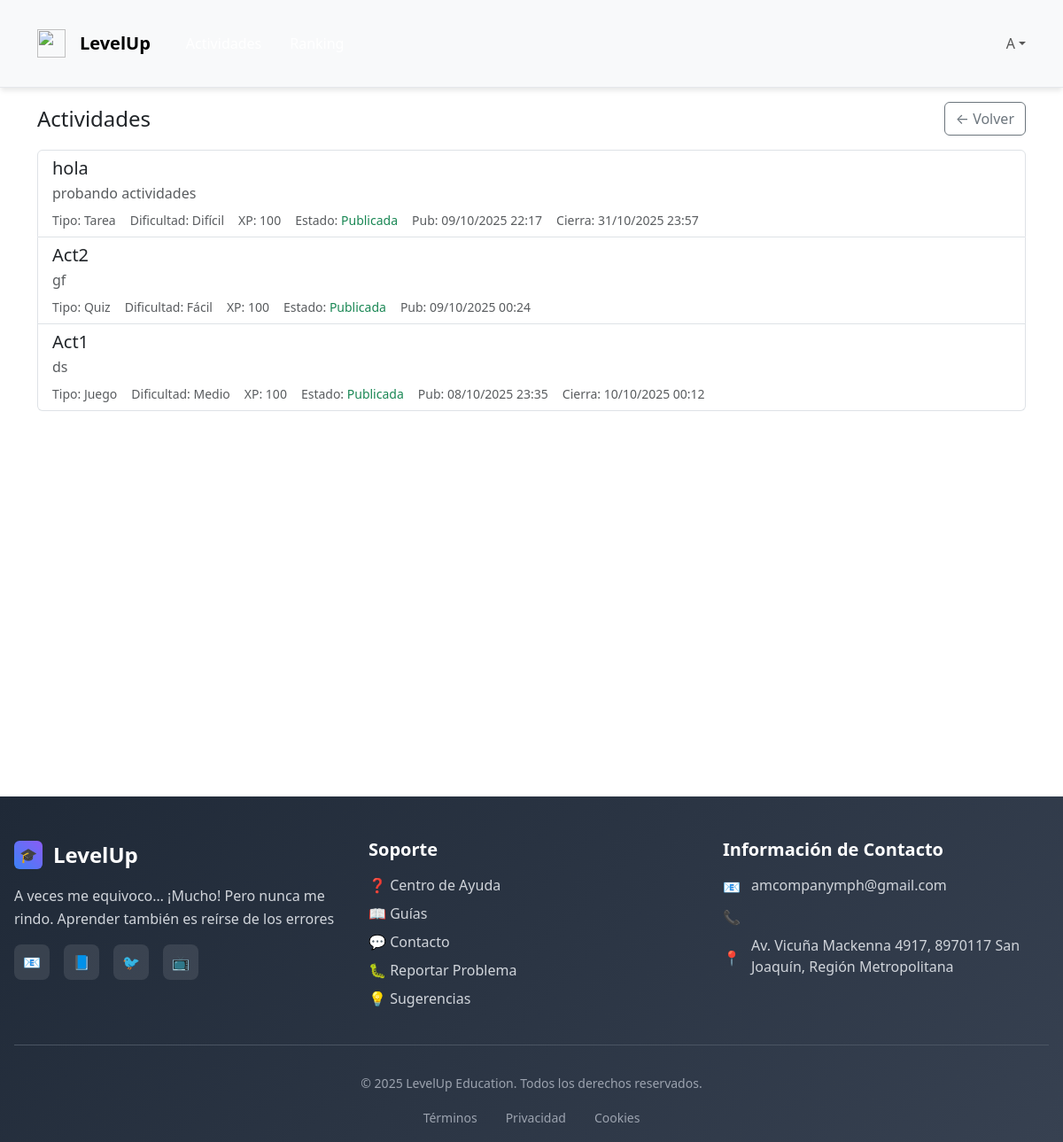
Before: /actividades/ (signed in) with the older database file.
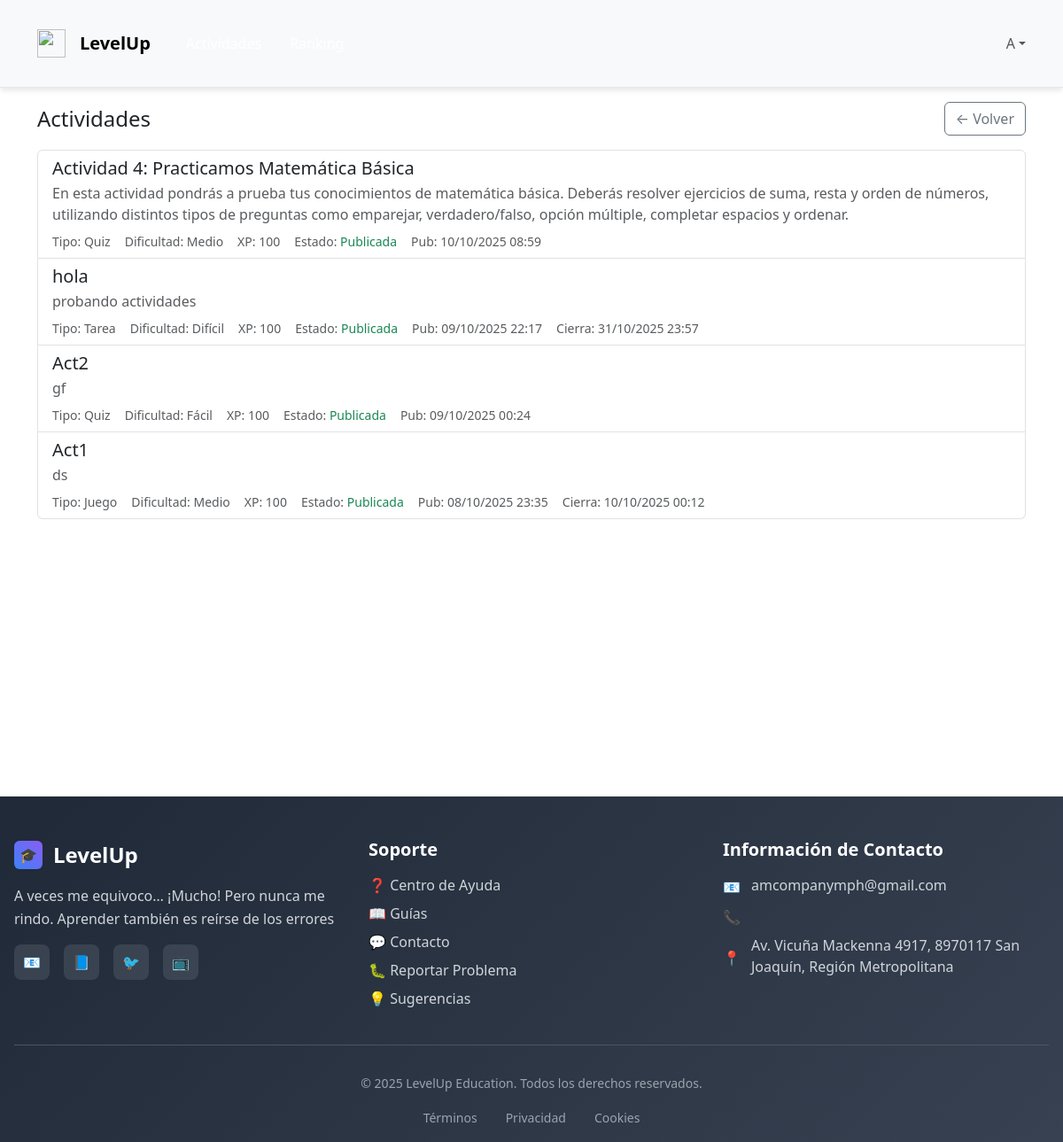
After: the same page with the newer database file.
### LevelUp/models.py (models this page shows, shortened)
class Actividad(models.Model):
    class Tipo(models.TextChoices):
        QUIZ = "quiz", "Quiz"
        JUEGO = "juego", "Juego"
        VIDEO = "video", "Video"
        TAREA = "tarea", "Tarea"
    class Dificultad(models.IntegerChoices):
        FACIL = 1, "Fácil"
        MEDIO = 2, "Medio"
        DIFICIL = 3, "Difícil"
    titulo = models.CharField(max_length=150)
    descripcion = models.TextField()
    tipo = models.CharField(max_length=20, choices=Tipo.choices)
    dificultad = models.IntegerField(
        choices=Dificultad.choices,
        default=Dificultad.MEDIO,
        validators=[MinValueValidator(1), MaxValueValidator(3)]
    )
    recurso = models.ForeignKey(Recurso, on_delete=models.SET_NULL, null=True, blank=True)
    recompensa = models.ForeignKey(Recompensa, on_delete=models.SET_NULL, null=True, blank=True)
    docente = models.ForeignKey(
        Docente, on_delete=models.SET_NULL, null=True, blank=True, related_name="actividades_creadas"
    )
    es_publicada = models.BooleanField(default=False)
    fecha_publicacion = models.DateTimeField(null=True, blank=True)
    fecha_cierre = models.DateTimeField(null=True, blank=True)
    xp_total = models.PositiveIntegerField(default=100, help_text="XP base proporcional al puntaje obtenido")
    intentos_max = models.PositiveSmallIntegerField(
        default=1,
        validators=[MinValueValidator(1), MaxValueValidator(20)],
        help_text="Número máximo de intentos por estudiante (1–20)."
    )
    estudiantes = models.ManyToManyField(
        'Estudiante', through='AsignacionActividad', related_name='actividades', blank=True
    )

### LevelUp/views.py (the view)
# urls.py: path("actividades/", views.actividades_view, name="actividades"),
@login_required
def actividades_view(request):
    actividades = Actividad.objects.all().order_by("-id")[:20]
    return render(request, "LevelUp/actividades/lista.html", {"actividades": actividades})

### LevelUp/templates/LevelUp/actividades/lista.html (shortened to what this page needs)
{% extends "LevelUp/base.html" %}
{% block content %}
<main class="min-h-screen">
  <div class="container py-3">
    <div class="d-flex justify-content-between align-items-center mb-3">
      <h1 class="h4 m-0">Actividades</h1>
      <a href="{% url 'home' %}" class="btn btn-outline-secondary">← Volver</a>
    </div>
    <div class="list-group">
      {% for act in actividades %}
      <div class="list-group-item">
        <div class="d-flex justify-content-between align-items-start gap-3">
          <div class="flex-grow-1">
            <h5 class="mb-1">{{ act.titulo|default:"Actividad sin título" }}</h5>
            <p class="text-muted mb-2">{{ act.descripcion|default:"Sin descripción" }}</p>
            <div class="small text-muted d-flex flex-wrap gap-3">
              <span>Tipo: {{ act.get_tipo_display }}</span>
              <span>Dificultad: {{ act.get_dificultad_display|default:act.dificultad }}</span>
              <span>XP: {{ act.xp_total|default:0 }}</span>
              <span>
                Estado:
                {% if act.es_publicada %}
                <span class="text-success">Publicada</span>
                {% else %}
                <span class="text-secondary">Borrador</span>
                {% endif %}
              </span>
              {% if act.fecha_publicacion %}<span>Pub: {{ act.fecha_publicacion|date:"d/m/Y H:i" }}</span>{% endif %}
              {% if act.fecha_cierre %}<span>Cierra: {{ act.fecha_cierre|date:"d/m/Y H:i" }}</span>{% endif %}
            </div>
          </div>
        </div>
      </div>
      {% empty %}
      <div class="alert alert-info">No hay actividades disponibles.</div>
      {% endfor %}
    </div>
  </div>
</main>
{% endblock %}

Changed rows visible on the page:
added Actividad: titulo "Actividad 4: Practicamos Matemática Básica", descripcion "En esta actividad pondrás a prueba tus conocimientos de matemática básica. Deberás resolver ejercicios de suma, resta y orden de números, utilizando distintos tipos de preguntas como emparejar, verdadero/falso, opción múltiple, completar espacios y ordenar.", tipo "Quiz", dificultad "Medio", xp_total "100", es_publicada "Publicada", fecha_publicacion "10/10/2025 08:59"
